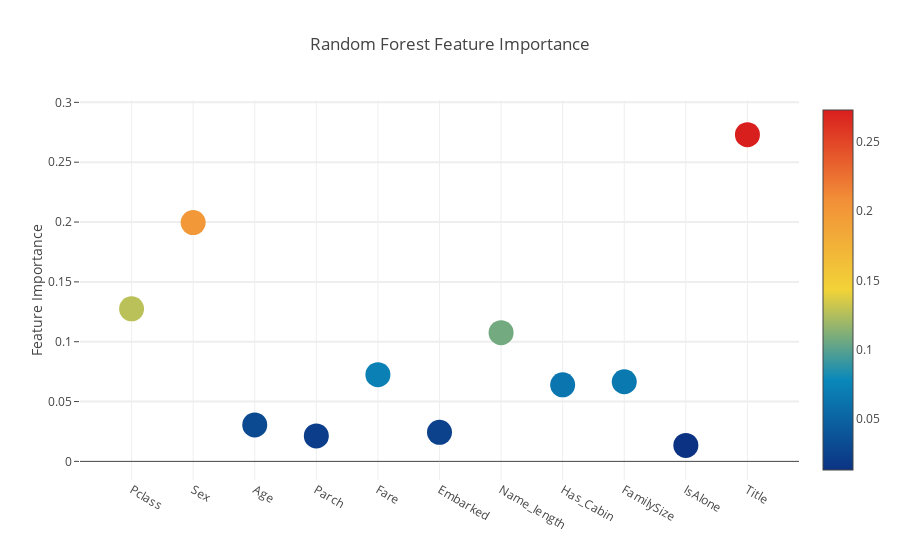
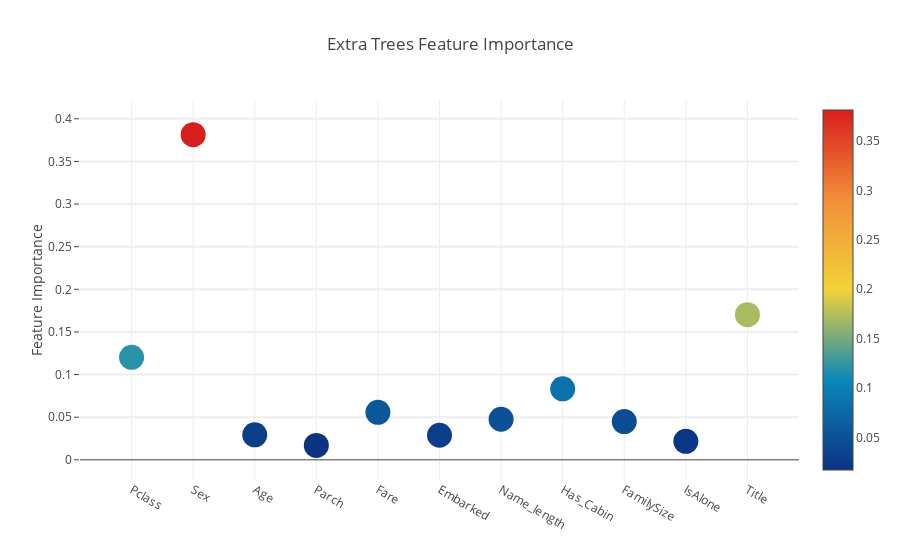
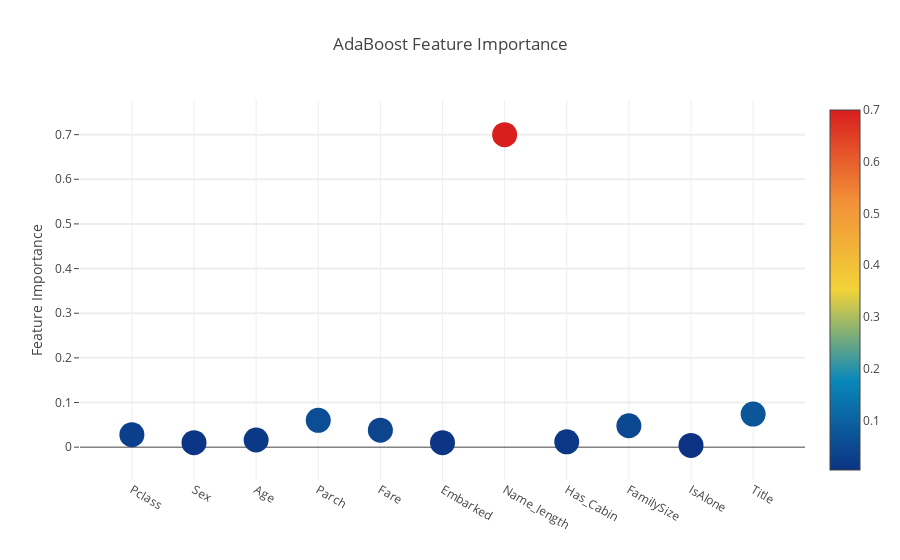
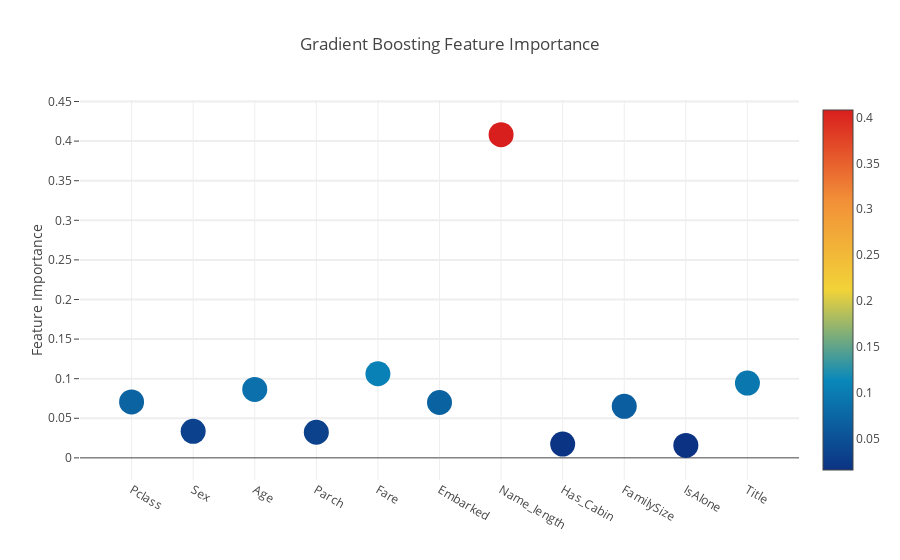

Here is the notebook cell these charts were saved with, in order:
### Markdown cell above
**Interactive feature importances via Plotly scatterplots**

**通过巧妙的散点图进行交互特征输入。**

I'll use the interactive Plotly package at this juncture to visualise the feature importances values of the different classifiers via a plotly scatter plot by calling "Scatter" as follows:

在这个时候，我将使用交互式的Plotly包，通过一个粗略的散点图，将不同的分类器的特征输入值可视化，并将其称为“散点”:

### Code cell
# Scatter plot ：Random Forest feature importances
trace = go.Scatter(
    y = feature_dataframe['Random Forest feature importances'].values,
    x = feature_dataframe['features'].values,
    mode='markers',
    marker=dict(
        sizemode = 'diameter',
        sizeref = 1,
        size = 25,
        color = feature_dataframe['Random Forest feature importances'].values,
        colorscale='Portland',
        showscale=True),text = feature_dataframe['features'].values)
data = [trace]

layout= go.Layout(
    autosize= True,
    title= 'Random Forest Feature Importance',
    hovermode= 'closest',
    yaxis=dict(
        title= 'Feature Importance',
        ticklen= 5,
        gridwidth= 2
    ),showlegend= False)
fig = go.Figure(data=data, layout=layout)
py.iplot(fig, filename='scatter2010')

# Scatter plot ：Extra Trees  feature importances
trace = go.Scatter(
    y = feature_dataframe['Extra Trees  feature importances'].values,
    x = feature_dataframe['features'].values,
    mode='markers',
    marker=dict(
        sizemode = 'diameter',
        sizeref = 1,
        size = 25,
        color = feature_dataframe['Extra Trees  feature importances'].values,
        colorscale='Portland',
        showscale=True
    ),
    text = feature_dataframe['features'].values
)
data = [trace]

layout= go.Layout(
    autosize= True,
    title= 'Extra Trees Feature Importance',
    hovermode= 'closest',
    yaxis=dict(
        title= 'Feature Importance',
        ticklen= 5,
        gridwidth= 2
    ),
    showlegend= False
)
fig = go.Figure(data=data, layout=layout)
py.iplot(fig,filename='scatter2010')

# Scatter plot ：'AdaBoost feature importances
trace = go.Scatter(
    y = feature_dataframe['AdaBoost feature importances'].values,
    x = feature_dataframe['features'].values,
    mode='markers',
    marker=dict(
        sizemode = 'diameter',
        sizeref = 1,
        size = 25,
        color = feature_dataframe['AdaBoost feature importances'].values,
        colorscale='Portland',
        showscale=True
    ),
    text = feature_dataframe['features'].values
)
data = [trace]

layout= go.Layout(
    autosize= True,
    title= 'AdaBoost Feature Importance',
    hovermode= 'closest',
    yaxis=dict(
        title= 'Feature Importance',
        ticklen= 5,
        gridwidth= 2
    ),
    showlegend= False
)
fig = go.Figure(data=data, layout=layout)
py.iplot(fig,filename='scatter2010')

# Scatter plot ：Gradient Boost feature importances
trace = go.Scatter(
    y = feature_dataframe['Gradient Boost feature importances'].values,
    x = feature_dataframe['features'].values,
    mode='markers',
    marker=dict(
        sizemode = 'diameter',
        sizeref = 1,
        size = 25,
        color = feature_dataframe['Gradient Boost feature importances'].values,
        colorscale='Portland',
        showscale=True
    ),
    text = feature_dataframe['features'].values
)
data = [trace]

layout= go.Layout(
    autosize= True,
    title= 'Gradient Boosting Feature Importance',
    hovermode= 'closest',
    yaxis=dict(
        title= 'Feature Importance',
        ticklen= 5,
        gridwidth= 2
    ),
    showlegend= False
)
fig = go.Figure(data=data, layout=layout)
py.iplot(fig,filename='scatter2010')

### Figure 1 — Plotly figure (JSON) as saved in the notebook; plotly's stock layout.template omitted (floating-point values rounded to 4 significant figures)
{"data": [{"marker": {"color": [0.1275, 0.1995, 0.03047, 0.02129, 0.07243, 0.02432, 0.1076, 0.06395, 0.06656, 0.01338, 0.273], "colorscale": "Portland", "showscale": true, "size": 25, "sizemode": "diameter", "sizeref": 1}, "mode": "markers", "text": ["Pclass", "Sex", "Age", "Parch", "Fare", "Embarked", "Name_length", "Has_Cabin", "FamilySize", "IsAlone", "Title"], "type": "scatter", "x": ["Pclass", "Sex", "Age", "Parch", "Fare", "Embarked", "Name_length", "Has_Cabin", "FamilySize", "IsAlone", "Title"], "y": [0.1275, 0.1995, 0.03047, 0.02129, 0.07243, 0.02432, 0.1076, 0.06395, 0.06656, 0.01338, 0.273]}], "layout": {"autosize": true, "hovermode": "closest", "showlegend": false, "title": "Random Forest Feature Importance", "yaxis": {"gridwidth": 2, "ticklen": 5, "title": "Feature Importance"}}}

### Figure 2 — Plotly figure (JSON) as saved in the notebook; plotly's stock layout.template omitted (floating-point values rounded to 4 significant figures)
{"data": [{"marker": {"color": [0.1203, 0.3814, 0.02928, 0.01694, 0.05565, 0.02881, 0.04759, 0.0833, 0.04482, 0.02167, 0.1702], "colorscale": "Portland", "showscale": true, "size": 25, "sizemode": "diameter", "sizeref": 1}, "mode": "markers", "text": ["Pclass", "Sex", "Age", "Parch", "Fare", "Embarked", "Name_length", "Has_Cabin", "FamilySize", "IsAlone", "Title"], "type": "scatter", "x": ["Pclass", "Sex", "Age", "Parch", "Fare", "Embarked", "Name_length", "Has_Cabin", "FamilySize", "IsAlone", "Title"], "y": [0.1203, 0.3814, 0.02928, 0.01694, 0.05565, 0.02881, 0.04759, 0.0833, 0.04482, 0.02167, 0.1702]}], "layout": {"autosize": true, "hovermode": "closest", "showlegend": false, "title": "Extra Trees Feature Importance", "yaxis": {"gridwidth": 2, "ticklen": 5, "title": "Feature Importance"}}}

### Figure 3 — Plotly figure (JSON) as saved in the notebook; plotly's stock layout.template omitted (floating-point values rounded to 4 significant figures)
{"data": [{"marker": {"color": [0.028, 0.01, 0.016, 0.06, 0.038, 0.01, 0.7, 0.012, 0.048, 0.004, 0.074], "colorscale": "Portland", "showscale": true, "size": 25, "sizemode": "diameter", "sizeref": 1}, "mode": "markers", "text": ["Pclass", "Sex", "Age", "Parch", "Fare", "Embarked", "Name_length", "Has_Cabin", "FamilySize", "IsAlone", "Title"], "type": "scatter", "x": ["Pclass", "Sex", "Age", "Parch", "Fare", "Embarked", "Name_length", "Has_Cabin", "FamilySize", "IsAlone", "Title"], "y": [0.028, 0.01, 0.016, 0.06, 0.038, 0.01, 0.7, 0.012, 0.048, 0.004, 0.074]}], "layout": {"autosize": true, "hovermode": "closest", "showlegend": false, "title": "AdaBoost Feature Importance", "yaxis": {"gridwidth": 2, "ticklen": 5, "title": "Feature Importance"}}}

### Figure 4 — Plotly figure (JSON) as saved in the notebook; plotly's stock layout.template omitted (floating-point values rounded to 4 significant figures)
{"data": [{"marker": {"color": [0.07069, 0.0335, 0.08639, 0.03234, 0.1062, 0.06994, 0.4082, 0.01743, 0.06513, 0.01578, 0.09441], "colorscale": "Portland", "showscale": true, "size": 25, "sizemode": "diameter", "sizeref": 1}, "mode": "markers", "text": ["Pclass", "Sex", "Age", "Parch", "Fare", "Embarked", "Name_length", "Has_Cabin", "FamilySize", "IsAlone", "Title"], "type": "scatter", "x": ["Pclass", "Sex", "Age", "Parch", "Fare", "Embarked", "Name_length", "Has_Cabin", "FamilySize", "IsAlone", "Title"], "y": [0.07069, 0.0335, 0.08639, 0.03234, 0.1062, 0.06994, 0.4082, 0.01743, 0.06513, 0.01578, 0.09441]}], "layout": {"autosize": true, "hovermode": "closest", "showlegend": false, "title": "Gradient Boosting Feature Importance", "yaxis": {"gridwidth": 2, "ticklen": 5, "title": "Feature Importance"}}}
